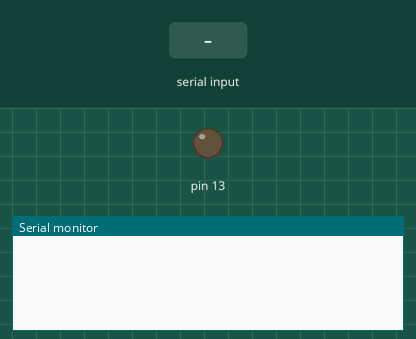
The sketch below on a simulated Arduino Uno, built with avr-gcc and run on an emulated ATmega328P. On the bench: output pins drawn as LEDs (lit = HIGH), the last lines printed to the serial monitor. The test bench sets the inputs (shaded band).

Above: at 1.2 s.
1.3 s: "+" received over Serial
At 3.5 s:
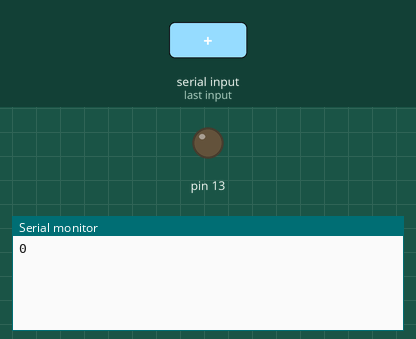
3.8 s: "*" received over Serial
At 5.7 s:
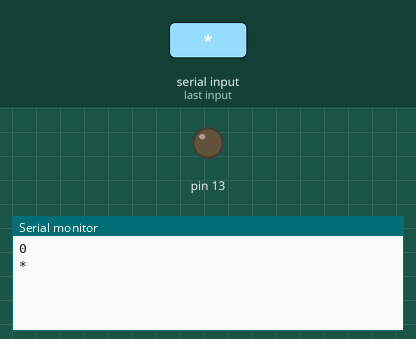
6.8 s: "1,90,45\n" received over Serial
At 9.2 s:
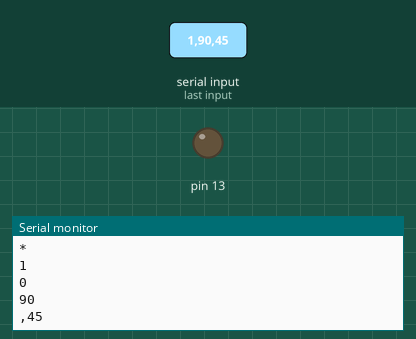
Timing chart, 0 to 10.7 s (numbered marks = the images above; inputs shaded):
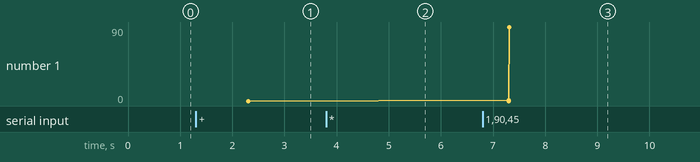

Measured:
- after the input at 1.3 s, the serial monitor: prints a new line after 1.0 s (image 1)
- after the input at 3.8 s, the serial monitor: prints a new line after 1.5 s (image 2)
- after the input at 6.8 s, the serial monitor: prints a new line after 0.50 s (image 3)
- plotted number 1: 0 → 90 after the input at 6.8 s

The sketch:

Calculator.ino
```cpp
int num1;
String op;
int num2;
int result;

void setup()
{
  pinMode(13, OUTPUT);
  Serial.begin(9600);
}

void loop() {
  if(Serial.available())
  {
    int num1 = Serial.parseInt();
    Serial.println(num1);

    while(!Serial.available())
    {
      delay(1000);
    }

    op = Serial.readString();
    Serial.println(op);

    while(!Serial.available())
    {
      delay(1000);
    }

    int num2 = Serial.parseInt();
    Serial.println(num2);

    if(op.equalsIgnoreCase("+"))
    {
      result = num1 + num2;
      Serial.println(result);
    }
    else if(op.equalsIgnoreCase("-"))
    {
      result = num1 - num2;
      Serial.println(result);
    }
    else if(op.equalsIgnoreCase("*"))
    {
      result = num1 * num2;
      Serial.println(result);
    }
    else if(op.equalsIgnoreCase("/"))
    {
      result = num1 / num2;
      Serial.println(result);
    }
    else
    {
      Serial.println("Unknown command!");
    }
  }
}
```
